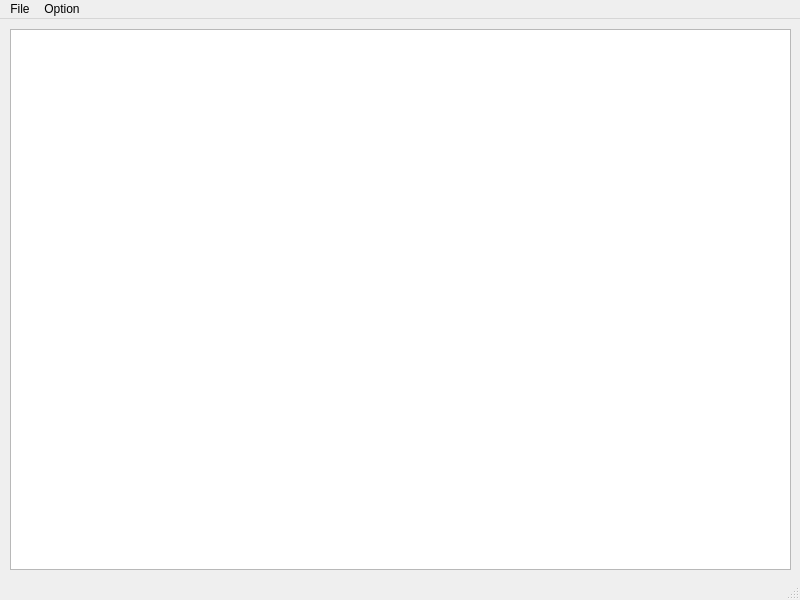
<?xml version="1.0" encoding="UTF-8"?>
<ui version="4.0">
 <class>MainWindow</class>
 <widget class="QMainWindow" name="MainWindow">
  <property name="geometry">
   <rect>
    <x>0</x>
    <y>0</y>
    <width>800</width>
    <height>600</height>
   </rect>
  </property>
  <property name="windowTitle">
   <string>TEXT -&gt; HEX EDITER</string>
  </property>
  <widget class="QWidget" name="centralwidget">
   <widget class="QTextEdit" name="txt__hex">
    <property name="geometry">
     <rect>
      <x>10</x>
      <y>10</y>
      <width>781</width>
      <height>541</height>
     </rect>
    </property>
   </widget>
  </widget>
  <widget class="QMenuBar" name="m__bar">
   <property name="geometry">
    <rect>
     <x>0</x>
     <y>0</y>
     <width>800</width>
     <height>21</height>
    </rect>
   </property>
   <widget class="QMenu" name="m__file">
    <property name="title">
     <string>File</string>
    </property>
    <addaction name="act__open"/>
    <addaction name="act__save"/>
    <addaction name="act__reset"/>
   </widget>
   <widget class="QMenu" name="m__option">
    <property name="title">
     <string>Option</string>
    </property>
    <addaction name="act__utf"/>
    <addaction name="act__ansi"/>
   </widget>
   <addaction name="m__file"/>
   <addaction name="m__option"/>
  </widget>
  <widget class="QStatusBar" name="s__bar"/>
  <action name="act__open">
   <property name="text">
    <string>Open</string>
   </property>
  </action>
  <action name="act__save">
   <property name="text">
    <string>Save</string>
   </property>
  </action>
  <action name="act__reset">
   <property name="text">
    <string>Reset</string>
   </property>
  </action>
  <action name="act__utf">
   <property name="checkable">
    <bool>true</bool>
   </property>
   <property name="checked">
    <bool>true</bool>
   </property>
   <property name="text">
    <string>UTF-8</string>
   </property>
  </action>
  <action name="act__ansi">
   <property name="checkable">
    <bool>true</bool>
   </property>
   <property name="text">
    <string>ANSI</string>
   </property>
  </action>
 </widget>
 <resources/>
 <connections/>
</ui>
